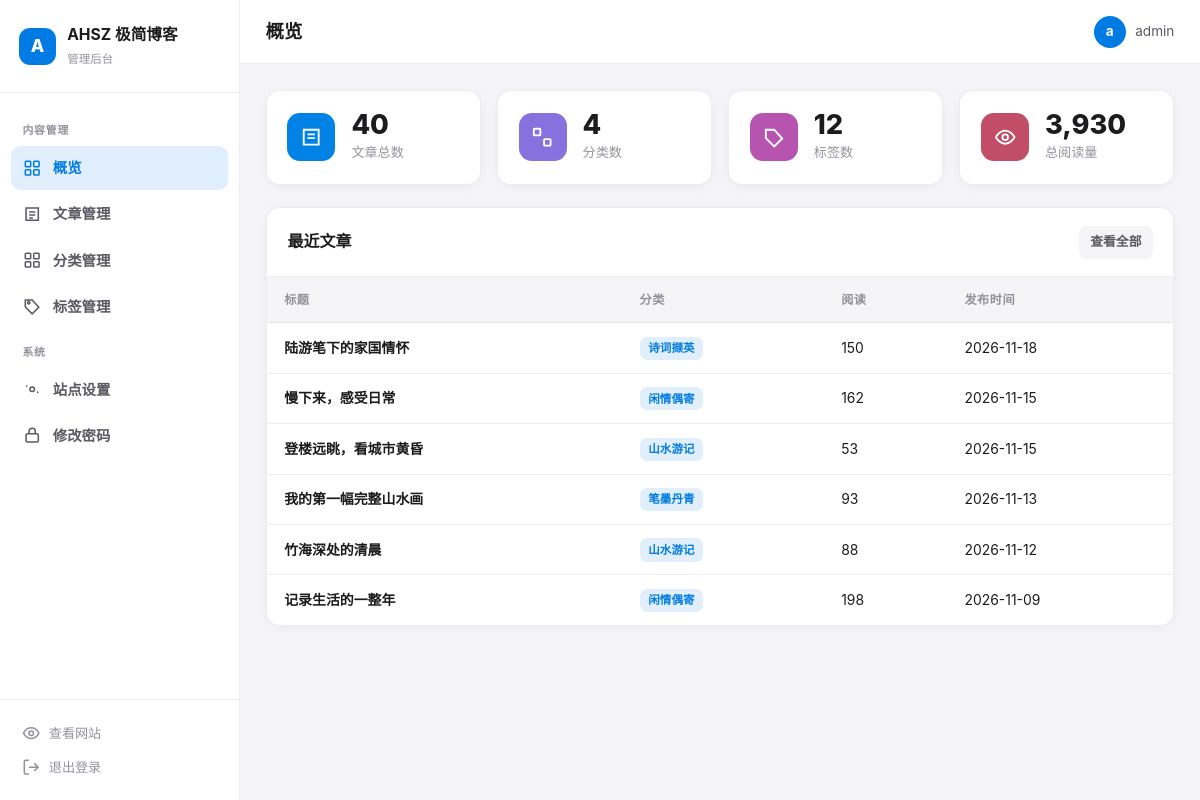
The page /admin/index.php?m=dashboard (signed in) on the database its author committed.
### tables this page shows
CREATE TABLE posts (
        id INTEGER PRIMARY KEY AUTOINCREMENT,
        title TEXT NOT NULL,
        alias TEXT NOT NULL DEFAULT '',
        summary TEXT NOT NULL DEFAULT '',
        content TEXT NOT NULL DEFAULT '',
        category_id INTEGER NOT NULL DEFAULT 0,
        cover TEXT NOT NULL DEFAULT '',
        views INTEGER NOT NULL DEFAULT 0,
        is_top INTEGER NOT NULL DEFAULT 0,
        status INTEGER NOT NULL DEFAULT 1,
        created_at INTEGER NOT NULL,
        updated_at INTEGER NOT NULL
    );

### admin/index.php (called while the page is built, shortened)
<?php
$m = $_GET['m'] ?? 'dashboard';
$db = db();
$view = $m;
if ($m === 'dashboard') {
    $stats = site_stats();
    $recent = $db->query("SELECT p.*, c.name cname FROM posts p LEFT JOIN categories c ON c.id=p.category_id ORDER BY p.created_at DESC LIMIT 6")->fetchAll();
} elseif ($m === 'posts') {
    $posts = $db->query("SELECT p.*, c.name cname FROM posts p LEFT JOIN categories c ON c.id=p.category_id ORDER BY p.created_at DESC")->fetchAll();
} elseif ($m === 'categories') {
    $cats = $db->query("SELECT c.*, (SELECT COUNT(*) FROM posts p WHERE p.category_id=c.id) cnt FROM categories c ORDER BY c.sort_order,c.id")->fetchAll();
} elseif ($m === 'category-edit') {
    $id = (int)($_GET['id'] ?? 0);
    $cat = null;
    if ($id > 0) { $st = $db->prepare("SELECT * FROM categories WHERE id=?"); $st->execute([$id]); $cat = $st->fetch(); }
} elseif ($m === 'tags') {
    $tags = get_tags();
} elseif ($m === 'password') {
}
include __DIR__ . '/views/layout-head.php';
include __DIR__ . '/views/' . $view . '.php';
include __DIR__ . '/views/layout-foot.php';

### inc/functions.php (called while the page is built, shortened)
<?php
function e(?string $s): string {
    return htmlspecialchars((string)$s, ENT_QUOTES, 'UTF-8');
}
function fmt_date(int $ts, string $fmt = 'Y-m-d'): string {
    return date($fmt, $ts);
}
function site_stats(): array {
    $db = db();
    return [
        'posts' => (int)$db->query("SELECT COUNT(*) FROM posts WHERE status=1")->fetchColumn(),
        'categories' => (int)$db->query("SELECT COUNT(*) FROM categories")->fetchColumn(),
        'tags' => (int)$db->query("SELECT COUNT(*) FROM tags")->fetchColumn(),
        'views' => (int)$db->query("SELECT COALESCE(SUM(views),0) FROM posts")->fetchColumn(),
    ];
}

### admin/views/dashboard.php (the view, shortened to what this page needs)
<div class="stats-grid">
  <div class="stat"><div class="ic" style="background:oklch(.6 .18 var(--hue))"><svg viewBox="0 0 24 24" fill="none" stroke="currentColor" stroke-width="2"><path d="M4 4h16v16H4z"/><path d="M8 9h8M8 13h8"/></svg></div><div><div class="num"><?= $stats['posts'] ?></div><div class="lbl">文章总数</div></div></div>
  <div class="stat"><div class="ic" style="background:oklch(.62 .16 calc(var(--hue) + 40))"><svg viewBox="0 0 24 24" fill="none" stroke="currentColor" stroke-width="2"><rect x="3" y="3" width="7" height="7" rx="1"/><rect x="14" y="14" width="7" height="7" rx="1"/></svg></div><div><div class="num"><?= $stats['categories'] ?></div><div class="lbl">分类数</div></div></div>
  <div class="stat"><div class="ic" style="background:oklch(.6 .17 calc(var(--hue) + 80))"><svg viewBox="0 0 24 24" fill="none" stroke="currentColor" stroke-width="2"><path d="M20.6 13.4 12 22l-9-9V4h9z"/></svg></div><div><div class="num"><?= $stats['tags'] ?></div><div class="lbl">标签数</div></div></div>
  <div class="stat"><div class="ic" style="background:oklch(.58 .15 calc(var(--hue) + 120))"><svg viewBox="0 0 24 24" fill="none" stroke="currentColor" stroke-width="2"><path d="M2 12s3.6-7 10-7 10 7 10 7-3.6 7-10 7S2 12 2 12z"/><circle cx="12" cy="12" r="3"/></svg></div><div><div class="num"><?= number_format($stats['views']) ?></div><div class="lbl">总阅读量</div></div></div>
</div>
<div class="panel-card">
  <div class="panel-head"><h2>最近文章</h2><a href="index.php?m=posts" class="btn btn-ghost btn-sm">查看全部</a></div>
  <table>
    <thead><tr><th>标题</th><th>分类</th><th>阅读</th><th>发布时间</th></tr></thead>
    <tbody>
      <?php foreach ($recent as $p): ?>
      <tr>
        <td><a class="title" href="index.php?m=post-edit&id=<?= (int)$p['id'] ?>"><?= e($p['title']) ?></a></td>
        <td><span class="badge pill"><?= e($p['cname'] ?? '未分类') ?></span></td>
        <td><?= (int)$p['views'] ?></td>
        <td class="meta"><?= fmt_date((int)$p['created_at'], 'Y-m-d') ?></td>
      </tr>
      <?php endforeach; ?>
    </tbody>
  </table>
</div>

### assets/admin.css (style rules this page uses)
:root { --hue:250; --primary:oklch(0.58 0.19 var(--hue)); --primary-soft:oklch(0.58 0.19 var(--hue)/0.12); --bg:#f5f5f7; --card:#fff; --text:#1c1c1e; --text2:#5a5a63; --muted:#92929c; --border:rgba(0,0,0,.07); --input:#f5f5f7; --danger:#e5484d; --danger-soft:rgba(229,72,77,.1); --shadow:0 2px 16px -6px rgba(0,0,0,.12); --radius:.85rem; }
* { box-sizing:border-box;margin:0;padding:0 }
body { font-family:-apple-system,BlinkMacSystemFont,"Segoe UI","PingFang SC","Microsoft YaHei",sans-serif;background:var(--bg);color:var(--text);font-size:14px;line-height:1.6;-webkit-font-smoothing:antialiased }
a { color:inherit;text-decoration:none }
svg { width:1.15rem;height:1.15rem;flex-shrink:0 }
.btn { display:inline-flex;align-items:center;justify-content:center;gap:.4rem;padding:.65rem 1.1rem;border-radius:.65rem;font-weight:600;font-size:.88rem;transition:filter .15s,transform .15s;white-space:nowrap }
.btn-ghost { background:var(--input);color:var(--text2) }
.btn-sm { padding:.4rem .7rem;font-size:.8rem;border-radius:.5rem }
.panel-card { background:var(--card);border:1px solid var(--border);border-radius:var(--radius);box-shadow:var(--shadow);overflow:hidden }
.panel-head { padding:1.1rem 1.3rem;display:flex;align-items:center;justify-content:space-between;gap:1rem;border-bottom:1px solid var(--border) }
.panel-head h2 { font-size:1rem;font-weight:800 }
table { width:100%;border-collapse:collapse }
th,td { text-align:left;padding:.8rem 1.1rem;border-bottom:1px solid var(--border);font-size:.87rem }
th { color:var(--muted);font-weight:700;font-size:.76rem;text-transform:uppercase;letter-spacing:.04em;background:var(--bg) }
tbody tr:last-child td { border-bottom:none }
td .title { font-weight:700;color:var(--text) }
.badge { display:inline-flex;padding:.15rem .55rem;border-radius:.45rem;font-size:.72rem;font-weight:700 }
.badge.pill { background:var(--primary-soft);color:var(--primary) }
.stats-grid { display:grid;grid-template-columns:repeat(auto-fit,minmax(180px,1fr));gap:1rem;margin-bottom:1.4rem }
.stat { background:var(--card);border:1px solid var(--border);border-radius:var(--radius);padding:1.3rem;box-shadow:var(--shadow);display:flex;align-items:center;gap:1rem }
.stat .ic { width:3rem;height:3rem;border-radius:.8rem;display:grid;place-items:center;color:#fff }
.stat .ic svg { width:1.4rem;height:1.4rem }
.stat .num { font-size:1.7rem;font-weight:800;line-height:1 }
.stat .lbl { color:var(--muted);font-size:.82rem;margin-top:.2rem }

### rows shown on the page
posts: title "陆游笔下的家国情怀", cname "诗词撷英", views "150", created_at "2026-11-18"
posts: title "慢下来，感受日常", cname "闲情偶寄", views "162", created_at "2026-11-15"
posts: title "登楼远眺，看城市黄昏", cname "山水游记", views "53", created_at "2026-11-15"
posts: title "我的第一幅完整山水画", cname "笔墨丹青", views "93", created_at "2026-11-13"
posts: title "竹海深处的清晨", cname "山水游记", views "88", created_at "2026-11-12"
posts: title "记录生活的一整年", cname "闲情偶寄", views "198", created_at "2026-11-09"

### other values the page prints
mb_substr($siteName,0,1,'UTF-8') "A"
$siteName "AHSZ 极简博客"
mb_substr($_SESSION['admin_user'] ?? 'A',0,1) "a"
$_SESSION['admin_user'] "admin"
$stats['posts'] "40"
$stats['categories'] "4"
$stats['tags'] "12"
$stats['views'] "3,930"
